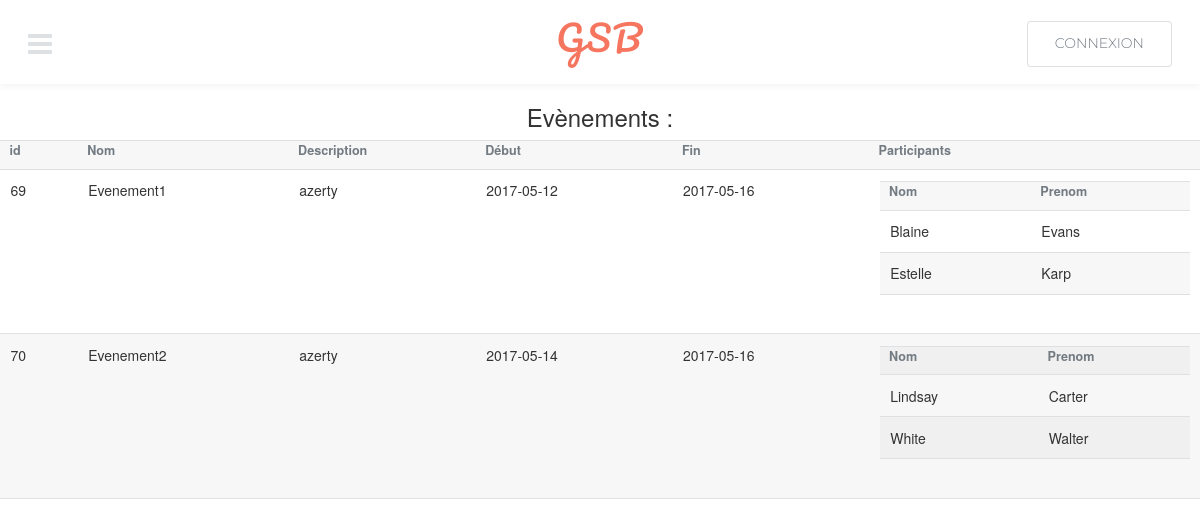
The page /BTS_MVC/index.php?uc=evenement&action=voirLesEvenements on the database its author committed.
### tables this page shows
CREATE TABLE `Evenement` (
  `id` int(11) NOT NULL AUTO_INCREMENT,
  `nomEvenement` varchar(50) DEFAULT NULL,
  `descriptionEvenement` varchar(50) DEFAULT NULL,
  `dateDebutEvenement` varchar(50) DEFAULT NULL,
  `dateFinEvenement` varchar(50) DEFAULT NULL,
  PRIMARY KEY (`id`)
);

CREATE TABLE `ParticipantEvenement` (
  `idEvenement` int(11) DEFAULT NULL,
  `idEmploye` int(11) DEFAULT NULL,
  KEY `FK__Evenement` (`idEvenement`),
  KEY `FK__Employe` (`idEmploye`),
  CONSTRAINT `FK__Employe` FOREIGN KEY (`idEmploye`) REFERENCES `Employe` (`id`),
  CONSTRAINT `FK__Evenement` FOREIGN KEY (`idEvenement`) REFERENCES `Evenement` (`id`)
);

CREATE TABLE `Employe` (
  `id` int(11) NOT NULL AUTO_INCREMENT,
  `nom` varchar(50) DEFAULT NULL,
  `prenom` varchar(50) DEFAULT NULL,
  `login` varchar(50) DEFAULT NULL,
  `mdp` varchar(50) DEFAULT NULL,
  `mail` varchar(100) DEFAULT NULL,
  PRIMARY KEY (`id`)
);

### BTS_MVC/modeles/class.pdoGSB.inc.php (called while the page is built, shortened)
<?php
class PdoGSB
{
	private $dsn = "mysql:dbname=gsb_ppe2016;host=localhost";
    private $user = "root";
    private $password = "root";
    private $cnx;
    public function __construct() {
        try{
            $this->cnx = new PDO($this->dsn,$this->user,$this->password);
        } catch (Exception $e) {
            echo"Connexion échouées : " .$e->getMessage();
        }
    }
public function getAllEvenement()
	{
		$sql = "SELECT * from Evenement";
		return $this->cnx->query($sql)->fetchAll(PDO::FETCH_ASSOC);
	}
public function getParticipant($idEvenement)
	{
		$sql =  "SELECT * FROM ParticipantEvenement
				INNER JOIN Employe
				ON Employe.id = ParticipantEvenement.idEmploye
				Where idEvenement = ".$idEvenement." ;";
		return $this->cnx->query($sql)->fetchAll(PDO::FETCH_ASSOC);
	}
}
?>

### BTS_MVC/vues/v_voirLesEvenements.php (the view, shortened to what this page needs)
<center><h3>
	Evènements :
</h3></center>
<?php
echo "<table>";
?>
  <tr>
  <th>id</th>
    <th>Nom</th>
    <th>Description</th>
    <th>Début</th>
    <th>Fin</th>
    <th>Participants</th>
  </tr>
<?php
foreach ($lesEvenements as $evenement) {
	echo "<tr>";
	echo "<td>".$evenement['id']."</td>";
	echo "<td>".$evenement['nomEvenement']."</td>";
	echo "<td>".$evenement['descriptionEvenement']."</td>";
	echo "<td>".$evenement['dateDebutEvenement']."</td>";
	echo "<td>".$evenement['dateFinEvenement']."</td>";
	$participants = $pdo->getParticipant($evenement['id']);
	echo "<td>";
	echo "<table>";
	echo "<tr>
    <th>Nom</th>
    <th>Prenom</th>
  	</tr> ";
	foreach ($participants as $participant ) {
	echo "<tr>";
	echo "<td>".$participant['nom']."</td>";
	echo "<td>".$participant['prenom']."</td>";
	echo "</tr>";
	}
	echo "</table>";
	echo "</td>";
	echo "</tr>";
}
?>
</table>

### BTS_MVC/index.php (shortened to what this page needs)
<?php
include ('modeles/class.pdoGSB.inc.php');
$pdo = new PdoGSB();
if(isset($_SESSION["admin"]))
{
	include ('vues/v_entete.php');
	include ('vues/v_menuAdmin.php');
}
else
{
	include ('vues/v_entete.php');
	include ('vues/v_menu.php');
}
if(!isset($_REQUEST['uc']))
{
	$uc = 'accueil';
}
else
{
	$uc = $_REQUEST['uc'];
}
if(!isset($_REQUEST['action']))
{
	$action = '';
}
else
{
	$action = $_REQUEST['action'];
}
	switch ($uc)
	{
		case "evenement":
		include ('controleurs/c_evenement.php');
		break;
	}
	include ('vues/v_footer.php');
	?>

### BTS_MVC/vues/v_entete.php (shortened to what this page needs)
<!DOCTYPE HTML>
<html>
<head>
	<link rel="stylesheet" href="vues/assets/css/main.css" />
	<link rel="stylesheet" href="vues/assets/css/perso.css" />
	<link rel="stylesheet" href="http://maxcdn.bootstrapcdn.com/bootstrap/3.3.5/css/bootstrap.min.css" />
</head>
<body>

### BTS_MVC/vues/v_menu.php (shortened to what this page needs)
<header id="header">
	<nav class="left">
		<a href="#menu"><span>Menu</span></a>
	</nav>
	<a href="index.php" class="logo">GSB</a>
	<nav class="right">
	<a href="index.php?uc=connexion&action=connexionAdmin" class="button alt">Connexion</a>
	</nav>
</header>

### BTS_MVC/controleurs/c_evenement.php (shortened to what this page needs)
<?php
switch($action)
        {
            case 'voirLesEvenements':
            if(isset($_SESSION['admin']))
            {
            $lesEvenements = $pdo->getAllEvenement();
            include ('vues/v_voirLesEvenementsAdmin.php');
                }
                else{
                    $lesEvenements = $pdo->getAllEvenement();
                    include ('vues/v_voirLesEvenements.php');
                }
            break;
        }

### BTS_MVC/vues/v_footer.php (shortened to what this page needs)
	</body>
</html>

### BTS_MVC/vues/assets/css/main.css (style rules this page uses)
html, body, div, span, applet, object, iframe, h1, h2, h3, h4, h5, h6, p, blockquote, pre, a, abbr, acronym, address, big, cite, code, del, dfn, em, img, ins, kbd, q, s, samp, small, strike, strong, sub, sup, tt, var, b, u, i, center, dl, dt, dd, ol, ul, li, fieldset, form, label, legend, table, caption, tbody, tfoot, thead, tr, th, td, article, aside, canvas, details, embed, figure, figcaption, footer, header, hgroup, menu, nav, output, ruby, section, summary, time, mark, audio, video { margin: 0; padding: 0; border: 0; font-size: 100%; font: inherit; vertical-align: baseline; }
article, aside, details, figcaption, figure, footer, header, hgroup, menu, nav, section { display: block; }
body { line-height: 1; }
table { border-collapse: collapse; border-spacing: 0; }
body { -webkit-text-size-adjust: none; }
*, *:before, *:after { -moz-box-sizing: border-box; -webkit-box-sizing: border-box; box-sizing: border-box; }
body { -ms-overflow-style: scrollbar; }
body { background: #fff; }
body, input, select, textarea { color: #767d85; font-family: "Open Sans", Arial, Helvetica, sans-serif; font-size: 13pt; font-weight: 300; line-height: 1.65; }
@media screen and (max-width: 1680px) { body, input, select, textarea { font-size: 11pt; } }
@media screen and (max-width: 1280px) { body, input, select, textarea { font-size: 11pt; } }
a { color: #25a2c3; text-decoration: underline; }
h1, h2, h3, h4, h5, h6 { color: #727a82; font-weight: 700; font-family: "Montserrat", sans-serif; line-height: 1.5; margin: 0 0 1em 0; }
h3 { font-size: 1.25em; }
table { margin: 0 0 2em 0; width: 100%; }
table tbody tr { border: solid 1px #dee1e3; border-left: 0; border-right: 0; }
table tbody tr:nth-child(2n + 1) { background-color: rgba(144, 144, 144, 0.075); }
table td { padding: 0.75em 0.75em; }
table th { color: #727a82; font-size: 0.9em; font-weight: 700; padding: 0 0.75em 0.75em 0.75em; text-align: left; }
input[type="submit"], input[type="reset"], input[type="button"], button, .button { -moz-appearance: none; -webkit-appearance: none; -ms-appearance: none; appearance: none; -moz-transition: background-color 0.2s ease-in-out, color 0.2s ease-in-out; -webkit-transition: background-color 0.2s ease-in-out, color 0.2s ease-in-out; -ms-transition: background-color 0.2s ease-in-out, color 0.2s ease-in-out; transition: background-color 0.2s ease-in-out, color 0.2s ease-in-out; background-color: #f6755e; border-radius: 4px; border: 0; color: #ffffff; cursor: pointer; display: inline-block; font-family: "Montserrat", sans-serif; height: 3.5em; line-height: 3.5em; padding: 0 3.5em; text-align: center; text-decoration: none; white-space: nowrap; text-transform: uppercase; }
input[type="submit"].alt, input[type="reset"].alt, input[type="button"].alt, button.alt, .button.alt { background-color: transparent; box-shadow: inset 0 0 0 1px #dee1e3; color: #727a82 !important; }
body { padding-top: 6em; }
#header { -moz-align-items: center; -webkit-align-items: center; -ms-align-items: center; align-items: center; background: #fff; cursor: default; height: 6em; left: 0; line-height: 6em; position: fixed; top: 0; width: 100%; z-index: 10001; box-shadow: 0 0 10px 0 rgba(0, 0, 0, 0.075); text-align: center; }
#header .logo { color: #f6755e; font-family: "Pacifico", cursive; font-size: 2.5em; letter-spacing: 2px; margin-top: -5px; text-decoration: none; display: inline-block; }
#header nav { position: absolute; top: 0; height: inherit; line-height: inherit; }
#header nav.left { left: 2em; }
#header nav.right { right: 2em; }
#header nav .button { padding: 0 2em; height: 3.25em; line-height: 3.25em; }
#header nav a { text-decoration: none; display: inline-block; }
#header nav a[href="#menu"] { text-decoration: none; -webkit-tap-highlight-color: transparent; font-size: 2em; color: #dee1e3; z-index: 10005; }
#header nav a[href="#menu"]:before { content: ""; -moz-osx-font-smoothing: grayscale; -webkit-font-smoothing: antialiased; font-family: FontAwesome; font-style: normal; font-weight: normal; text-transform: none !important; }
#header nav a[href="#menu"]:before { margin: 0 0.5em 0 0; }

### rows shown on the page
evenement: id "69", nomEvenement "Evenement1", descriptionEvenement "azerty", dateDebutEvenement "2017-05-12", dateFinEvenement "2017-05-16"
participantevenement: idEmploye.nom "Blaine", idEmploye.prenom "Evans"
participantevenement: idEmploye.nom "Estelle", idEmploye.prenom "Karp"
evenement: id "70", nomEvenement "Evenement2", descriptionEvenement "azerty", dateDebutEvenement "2017-05-14", dateFinEvenement "2017-05-16"
participantevenement: idEmploye.nom "Lindsay", idEmploye.prenom "Carter"
participantevenement: idEmploye.nom "White", idEmploye.prenom "Walter"
